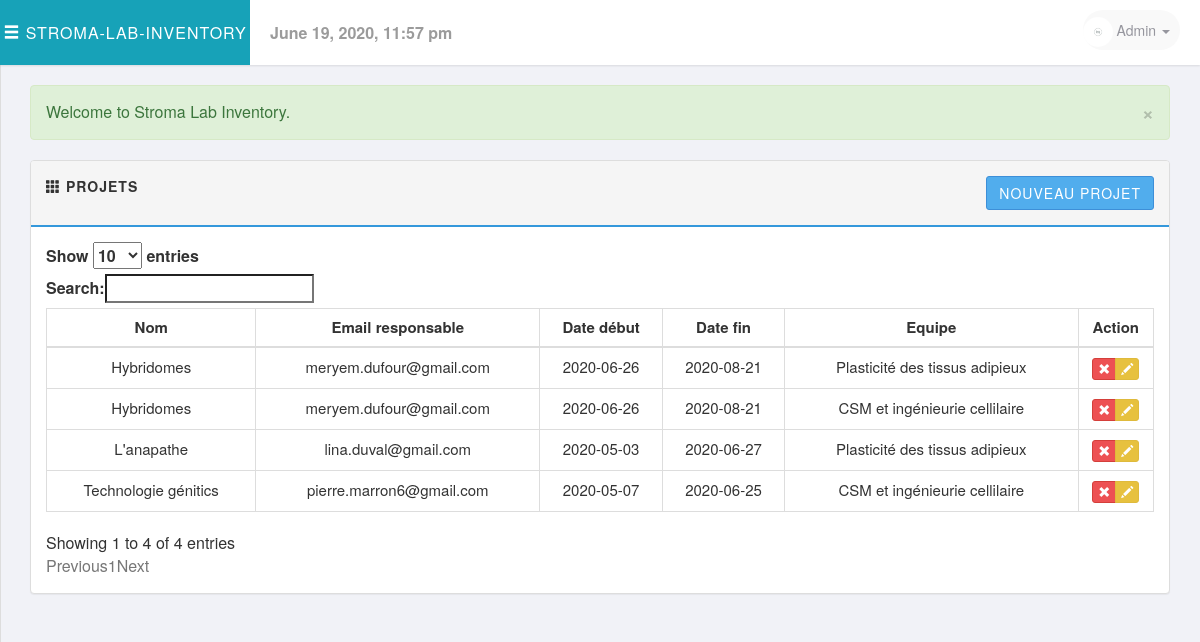
/php/projects.php (signed in), run on an earlier commit of the app's database.
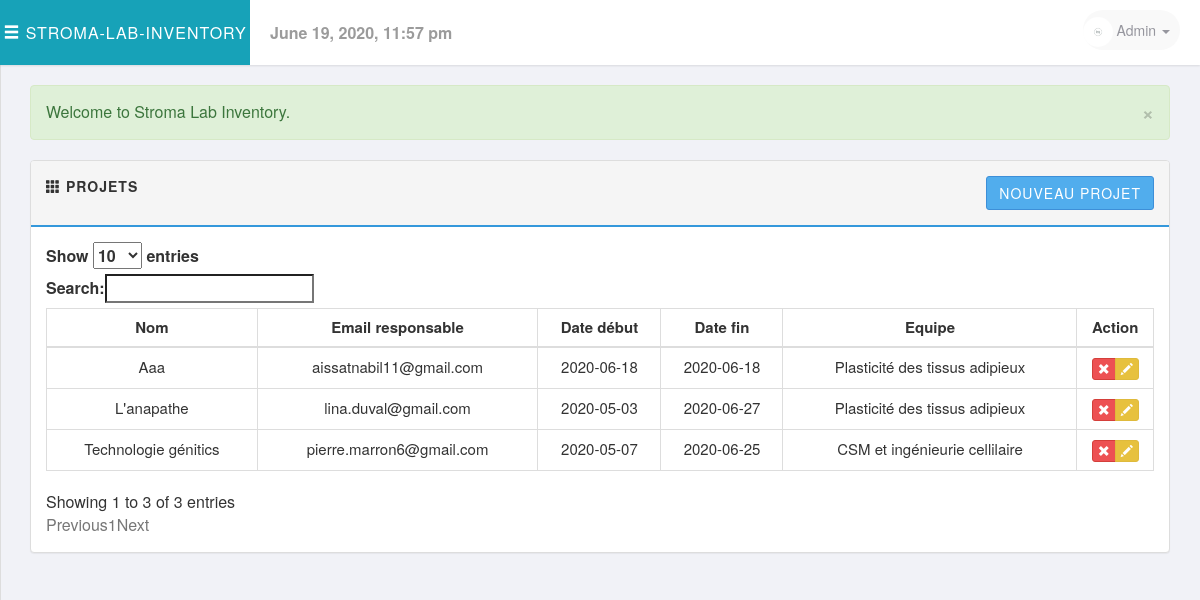
And on a later commit of the database.
### tables this page shows
CREATE TABLE `travailler` (
  `IdentifiantE` int(11) NOT NULL,
  `IdentifiantP` int(11) NOT NULL
);

CREATE TABLE `projets` (
  `IdentifiantP` int(11) NOT NULL,
  `NomP` varchar(255) NOT NULL,
  `EmailR` varchar(255) NOT NULL,
  `DateDebutP` date NOT NULL,
  `DateFinP` date NOT NULL
);

CREATE TABLE `equipes` (
  `IdentifiantE` int(11) NOT NULL,
  `NomE` varchar(255) NOT NULL,
  `ThematiqueE` varchar(255) NOT NULL
);

### includes/session.php (called while the page is built, shortened)
<?php
class Session
{
    public $msg;
    private $user_is_logged_in = false;
    public function isUserLoggedIn()
    {
        return $this->user_is_logged_in;
    }
    private function userLoginSetup()
    {
        if (isset($_SESSION['user_id'])) {
            $this->user_is_logged_in = true;
        } else {
            $this->user_is_logged_in = false;
        }
    }
    public function msg($type = '', $msg = '')
    {
        if (!empty($msg)) {
            if (strlen(trim($type)) == 1) {
                $type = str_replace(array('d', 'i', 'w', 's'), array('danger', 'info', 'warning', 'success'), $type);
            }
            $_SESSION['msg'][$type] = $msg;
        } else {
            return $this->msg;
        }
    }
    private function flash_msg()
    {
        if (isset($_SESSION['msg'])) {
            $this->msg = $_SESSION['msg'];
        } else {
            $this->msg;
        }
    }
}
$session = new Session();
$msg = $session->msg();
?>

### includes/sql.php (called while the page is built, shortened)
<?php
require_once('load.php');
function find_by_sql($sql)
{
    global $db;
    $result = $db->query($sql);
    $result_set = $db->while_loop($result);
    return $result_set;
}
function find_all_projects()
{
    $sql = "SELECT * FROM projets P,travailler T,equipes E WHERE
    P.IdentifiantP= T.IdentifiantP AND T.IdentifiantE = E.IdentifiantE;";
    $result = find_by_sql($sql);
    return $result;
}
?>

### includes/database.php (called while the page is built, shortened)
<?php
class Mysqli_DB
{
    private $conn;
    public $query_id;
    public function db_connect()
    {
        $this->conn = mysqli_connect(DB_HOST, DB_USER, DB_PASS);
        if (!$this->conn) {
            die(" Database connection failed:" . mysqli_connect_error());
        } else {
            $select_db = $this->conn->select_db(DB_NAME);
        }
    }
    public function query($sql)
    {
        if (trim($sql != "")) {
            $this->query_id = $this->conn->query($sql);
        }
        return $this->query_id;
    }
    public function fetch_array($statement)
    {
        return mysqli_fetch_array($statement);
    }
    public function while_loop($loop)
    {
        $results = array();
        while ($result = $this->fetch_array($loop)) {
            $results[] = $result;
        }
        return $results;
    }
}
$db = new Mysqli_DB();
?>

### php/projects.php (the view, shortened to what this page needs)
<?php ob_start();
require_once('../includes/load.php');
$all_projects = find_all_projects();
?>
<?php include_once('../layouts/header.php'); ?>
<div class="row">
    <div class="col-md-12">
        <?php echo display_msg($msg); ?>
    </div>
</div>
<div class="row">
    <div class="col-md-12">
        <div class="panel panel-default">
            <div class="panel-heading clearfix">
                <strong>
                    <span class="glyphicon glyphicon-th"></span>
                    <span>Projets</span>
                </strong>
                <div class="pull-right">
                    <a href="add_project.php" class="btn btn-primary">Nouveau projet</a>
                </div>
            </div>
            <div class="panel-body">
                <div class="table-responsive">
                    <table class="table table-bordered table-hover" id="JS-data-table-projects">
                        <thead>
                        <tr>
                            <th class="text-center">Nom</th>
                            <th class="text-center">Email responsable</th>
                            <th class="text-center">Date début</th>
                            <th class="text-center">Date fin</th>
                            <th class="text-center">Equipe</th>
                            <th class="text-center">Action</th>
                        </tr>
                        </thead>
                        <tbody>
                        <?php foreach ($all_projects as $project): ?>
                            <tr>
                                <td class="text-center">
                                    <?php echo first_character($project['NomP']) ?>
                                </td>
                                <td class="text-center">
                                    <?php echo $project['EmailR'] ?>
                                </td>
                                <td class="text-center">
                                    <?php echo $project['DateDebutP'] ?>
                                </td>
                                <td class="text-center">
                                    <?php if (($project['DateFinP']) === '0000-00-00') ''; else echo($project['DateFinP']) ?>
                                </td>
                                <td class="text-center">
                                    <?php echo $project['NomE'] ?>
                                </td>
                                <td class="text-center">
                                    <div class="btn-group">
                                        <a href="#" class="btn btn-xs btn-danger" title="Remove"
                                           data-href="delete_project.php?IdentifiantP=
                                       <?php echo (int)$project['IdentifiantP']; ?>" data-toggle="modal"
                                           data-target="#confirm-delete"><i class="glyphicon glyphicon-remove"></i>
                                        </a>
                                        <a href="edit_project.php?id=<?php echo (int)$project['IdentifiantP']; ?>"
                                           class="btn btn-xs btn-warning" data-toggle="tooltip" title="Edit">
                                            <i class="glyphicon glyphicon-pencil"></i>
                                        </a>
                                    </div>
                                </td>
                            </tr>
                        <?php endforeach; ?>
                        </tbody>
                    </table>
                </div>
            </div>
        </div>
    </div>
</div>
<?php include_once('../layouts/footer.php'); ?>

### layouts/header.php (shortened to what this page needs)
<!DOCTYPE html>
<html lang="fr">
<head>
    <link rel="stylesheet" href="https://maxcdn.bootstrapcdn.com/bootstrap/3.3.6/css/bootstrap.min.css"/>
    <link rel="stylesheet" href="https://cdn.datatables.net/1.10.12/css/dataTables.bootstrap.min.css"/>
    <link rel="stylesheet" type="text/css" href="../libs/css/style.css">
</head>
<body>
<?php if ($session->isUserLoggedIn()): ?>
    <header id="header-page">
        <div class="logo pull-left"><a href="#" onclick="toggleSideBar()"><i class="glyphicon glyphicon-menu-hamburger">
                </i></a> <span>Stroma-Lab-Inventory</span>
        </div>
        <div class="header-content">
            <div class="header-date pull-left">
                <strong><?php echo date("F j, Y, g:i a"); ?></strong>
            </div>
            <div class="pull-right clearfix">
                <ul class="info-menu list-inline list-unstyled">
                    <li class="profile">
                        <a href="#" data-toggle="dropdown" class="toggle" aria-expanded="false">
                            <img src="../uploads/no_image.jpg" alt="user-image" class="img-circle img-inline">
                            <span>Admin <i class="caret"></i></span>
                        </a>
                    </li>
                </ul>
            </div>
        </div>
    </header>
<?php endif; ?>
<div class="main-page" id="js__main-page">
    <div class="container-fluid">

### includes/functions.php (shortened to what this page needs)
<?php
function remove_junk($str)
{
    $str = nl2br($str);
    $str = htmlspecialchars(strip_tags($str, ENT_QUOTES));
    return $str;
}
function first_character($str)
{
    $val = str_replace('-', " ", $str);
    $val = ucfirst($val);
    return $val;
}
function display_msg($msg = '')
{
    $output = array();
    if (!empty($msg)) {
        foreach ($msg as $key => $value) {
            $output = "<div class=\"alert alert-{$key}\">";
            $output .= "<a href=\"#\" class=\"close\" data-dismiss=\"alert\">&times;</a>";
            $output .= remove_junk(first_character($value));
            $output .= "</div>";
        }
        return $output;
    } else {
        return "";
    }
}
?>

### layouts/footer.php (shortened to what this page needs)
</div>
</div>
</body>
</html>

### libs/css/style.css (style rules this page uses)
body { font-family: 'Helvetica Neue', Helvetica, Arial, sans-serif; font-size: 16px; font-weight: 400; overflow-x: hidden; overflow-y: auto; background: #f1f2f7; height: 100%; width: 100%; }
a { text-decoration: none; color: #777777; }
.btn { border-radius: 3px; transition: all 300ms ease-in-out; }
.btn-primary { color: #fff; background-color: #51aded; border-color: #3d8fd8 }
.btn-warning { background-color: #e7c13e; border-color: #dfba3c; }
.btn-danger { background-color: #ed5153 }
table { font-size: 15px; }
.panel-default > .panel-heading { background-color: #f5f5f5; border-bottom: 2px solid #3498DB; font-size: 14px; text-transform: uppercase; letter-spacing: 1px; padding: 15px; }
#header-page { position: fixed; z-index: 100; top: 0; left: 0; background-color: #fff; width: 100%; height: 65px; line-height: 65px; box-shadow: 0 1px 2px rgba(0, 0, 0, 0.1); }
#header-page .logo { color: #fff; text-align: center; font-weight: 300; text-transform: uppercase; letter-spacing: 1px; display: inline-block; width: 250px; background-color: #17a2b8; }
#header-page .logo a i { color: #ffffff; font-weight: 500; text-align: center; }
.header-date { color: #9b9b9b; margin-left: 20px; }
.info-menu { height: 60px; margin: 0; line-height: 60px; padding: 0 15px; }
.info-menu li.profile { position: relative; }
.profile a.toggle { text-decoration: none; text-align: center; font-size: 14px; color: rgba(150, 150, 158, 1.0); position: relative; padding: 10px 10px 10px 0; margin: 0; background: #f9f9f9; border-radius: 30px; }
.info-menu li.profile a img { width: 30px; height: 30px; }
.main-page { position: relative; display: block; top: 50px; left: 0; padding: 35px 15px 20px 15px;; }

What changed in the data, as far as the page shows it:
removed travailler: IdentifiantP.NomP "Hybridomes", IdentifiantP.EmailR "meryem.dufour@gmail.com", IdentifiantP.DateDebutP "2020-06-26", IdentifiantP.DateFinP "2020-08-21", IdentifiantE.NomE "Plasticité des tissus adipieux"
removed travailler: IdentifiantP.NomP "Hybridomes", IdentifiantP.EmailR "meryem.dufour@gmail.com", IdentifiantP.DateDebutP "2020-06-26", IdentifiantP.DateFinP "2020-08-21", IdentifiantE.NomE "CSM et ingénieurie cellilaire"
added travailler: IdentifiantP.NomP "Aaa", IdentifiantP.EmailR "aissatnabil11@gmail.com", IdentifiantP.DateDebutP "2020-06-18", IdentifiantP.DateFinP "2020-06-18", IdentifiantE.NomE "Plasticité des tissus adipieux"
Also different on the page:
text written by a page script: "Show entries Search: Showing 1 to 4 of 4 entries Previous 1 Next" → "Show entries Search: Showing 1 to 3 of 3 entries Previous 1 Next"
